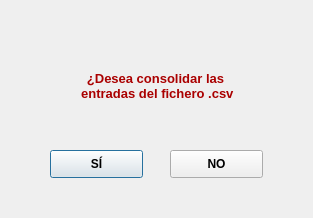
<?xml version="1.0" encoding="UTF-8"?>
<ui version="4.0">
 <class>consulta_csv</class>
 <widget class="QDialog" name="consulta_csv">
  <property name="windowModality">
   <enum>Qt::WindowModal</enum>
  </property>
  <property name="geometry">
   <rect>
    <x>0</x>
    <y>0</y>
    <width>313</width>
    <height>218</height>
   </rect>
  </property>
  <property name="windowTitle">
   <string>Consolidación csv</string>
  </property>
  <property name="windowIcon">
   <iconset resource="../icons/icons.qrc">
    <normaloff>:/capture.png</normaloff>:/capture.png</iconset>
  </property>
  <widget class="QPushButton" name="boton_si">
   <property name="geometry">
    <rect>
     <x>50</x>
     <y>150</y>
     <width>93</width>
     <height>28</height>
    </rect>
   </property>
   <property name="font">
    <font>
     <weight>75</weight>
     <bold>true</bold>
    </font>
   </property>
   <property name="text">
    <string>SÍ</string>
   </property>
  </widget>
  <widget class="QPushButton" name="boton_no">
   <property name="geometry">
    <rect>
     <x>170</x>
     <y>150</y>
     <width>93</width>
     <height>28</height>
    </rect>
   </property>
   <property name="font">
    <font>
     <weight>75</weight>
     <bold>true</bold>
    </font>
   </property>
   <property name="text">
    <string>NO</string>
   </property>
  </widget>
  <widget class="QLabel" name="mensaje">
   <property name="geometry">
    <rect>
     <x>40</x>
     <y>50</y>
     <width>231</width>
     <height>71</height>
    </rect>
   </property>
   <property name="font">
    <font>
     <pointsize>10</pointsize>
     <weight>75</weight>
     <bold>true</bold>
    </font>
   </property>
   <property name="styleSheet">
    <string notr="true">color: rgb(170, 0, 0);</string>
   </property>
   <property name="text">
    <string>¿Desea consolidar las 
 entradas del fichero .csv</string>
   </property>
   <property name="alignment">
    <set>Qt::AlignCenter</set>
   </property>
  </widget>
 </widget>
 <resources>
  <include location="../icons/icons.qrc"/>
 </resources>
 <connections/>
</ui>
